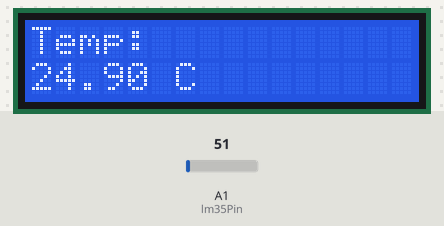
Simulated run of this sketch. Board: Arduino Uno, built with avr-gcc and run on an emulated ATmega328P. Shown: 16×2 character LCD. The inputs (shaded band) are chosen by the test bench; at power-on: A1 (lm35Pin) = 51.

Above: at 1.2 s.
1.3 s: A1 (lm35Pin) set to 61
At 3.3 s:
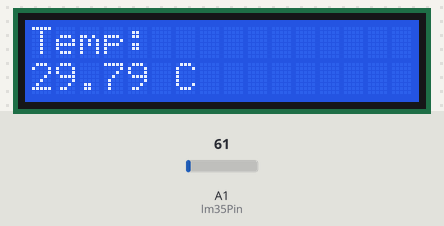
3.6 s: A1 (lm35Pin) set to 71
At 4.9 s:
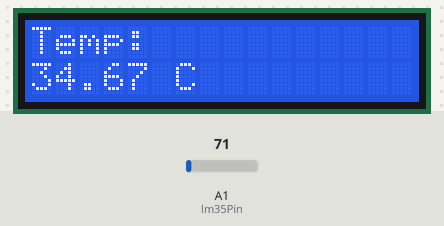
5.6 s: A1 (lm35Pin) set to 86
At 6.4 s:
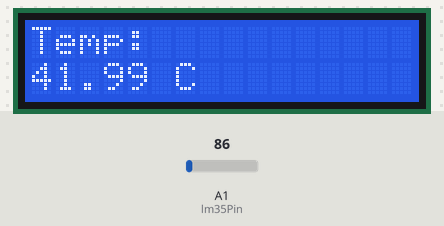
Timing chart, 0 to 8.6 s (numbered marks = the images above; inputs shaded):
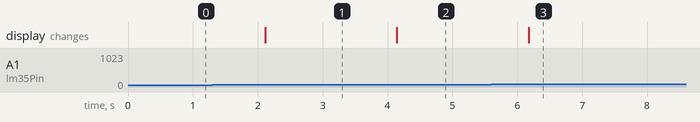

Measured:
- after the input at 1.3 s, the display: changes after 0.81 s (image 1)
- after the input at 3.6 s, the display: changes after 0.54 s (image 2)
- after the input at 5.6 s, the display: changes after 0.58 s (image 3)

The sketch:

Test_Thermistor_LCD.ino
```cpp
#include <LiquidCrystal_I2C.h>
int lm35Pin = A1; // define the analog pin that the LM35DZ sensor is connected to
float temperature; // variable to store the temperature in degrees Celsius

// Set the I2C address of the module (usually 0x27 or 0x3F)
// Adjust the parameters if needed (address, columns, rows)
LiquidCrystal_I2C lcd(0x27, 16, 2);

void setup() {
  // Initialize the LCD
  lcd.init();

  // Turn on the backlight
  lcd.backlight();

}
// Function to display text on the LCD display
void displayText(String line1, String line2) {
  lcd.clear();
  lcd.setCursor(0, 0);
  lcd.print(line1);
  lcd.setCursor(0, 1);
  lcd.print(line2);
}

void loop() {
  int sensorValue = analogRead(lm35Pin); // read the value from the LM35DZ sensor
  temperature = (sensorValue * 5.0 / 1024.0) * 100.0; // convert the sensor value to degrees Celsius
  displayText("Temp:",String(temperature)+" C");
  delay(1000); // wait for 1 second before taking another reading
}
```
